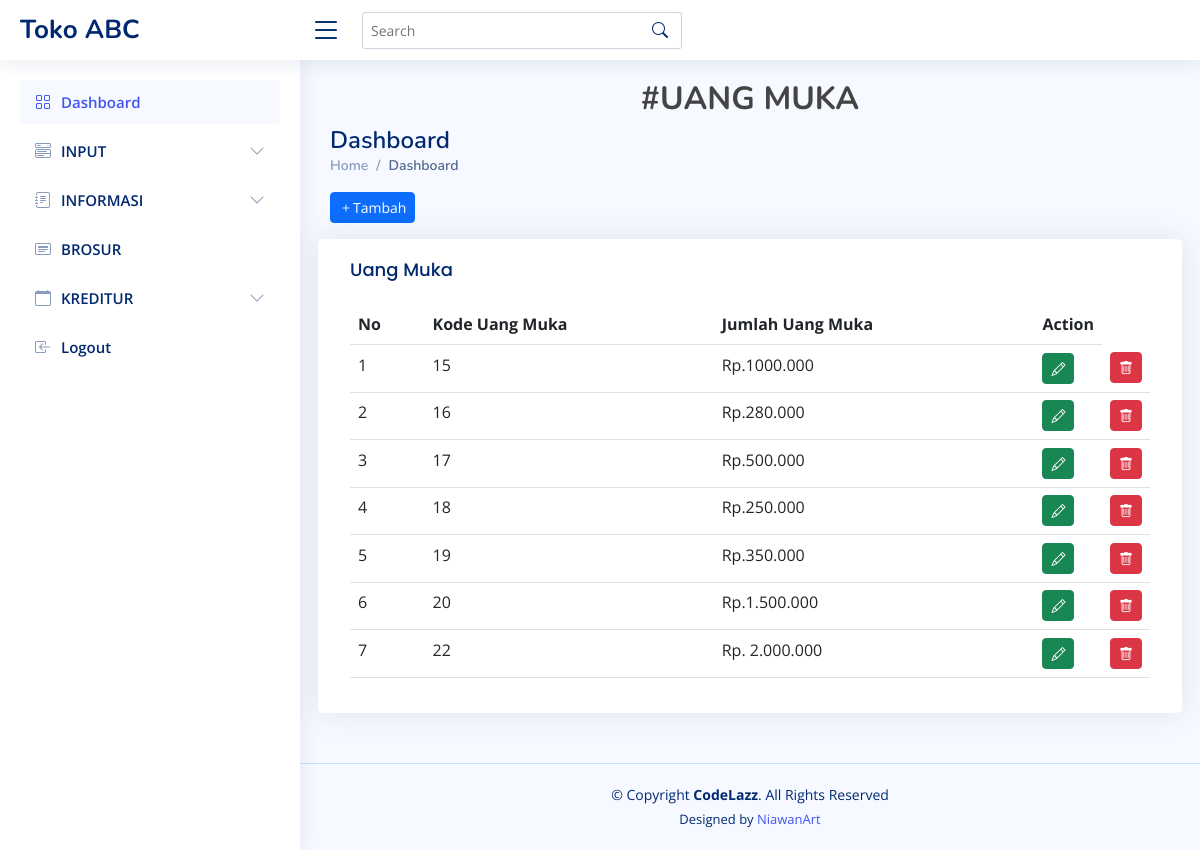
Page /index.php/uang_muka on the committed database.
### tables this page shows
CREATE TABLE `tb_uang_muka` (
  `KUA` int(2) NOT NULL,
  `UM` varchar(20) NOT NULL
);

### application/controllers/Uang_muka.php (called while the page is built, shortened)
<?php
class uang_muka extends CI_Controller{
    function __construct() {
        $this->load->model('model_uang_muka');
    }
    function index(){
        $data['record'] = $this->model_uang_muka->tampilkan_data();
        $this->load->view('uang_muka/lihat_data',$data);
    }
    }

### index.php (called while the page is built, shortened)
<?php
require_once BASEPATH.'core/CodeIgniter.php';

### application/models/Model_uang_muka.php (called while the page is built, shortened)
<?php
class model_uang_muka extends CI_Model{
function tampilkan_data(){
    return $this->db->get('tb_uang_muka');
}
}

### application/views/uang_muka/lihat_data.php (the view, shortened to what this page needs)
 <!DOCTYPE html>
<html lang="en">
<head>
  <link href="<?=base_url() ?>assets/vendor/bootstrap/css/bootstrap.min.css" rel="stylesheet">
  <link href="<?=base_url() ?>assets/vendor/bootstrap-icons/bootstrap-icons.css" rel="stylesheet">
  <link href="<?=base_url() ?>assets/vendor/boxicons/css/boxicons.min.css" rel="stylesheet">
  <link href="<?=base_url() ?>assets/vendor/quill/quill.snow.css" rel="stylesheet">
  <link href="<?=base_url() ?>assets/vendor/quill/quill.bubble.css" rel="stylesheet">
  <link href="<?=base_url() ?>assets/vendor/remixicon/remixicon.css" rel="stylesheet">
  <link href="<?=base_url() ?>assets/vendor/simple-datatables/style.css" rel="stylesheet">
  <link href="<?=base_url() ?>assets/css/style.css" rel="stylesheet">
</head>
<body>
  <header id="header" class="header fixed-top d-flex align-items-center">
    <div class="d-flex align-items-center justify-content-between">
      <a href="index.html" class="logo d-flex align-items-center">
        <span class="d-none d-lg-block">Toko ABC</span>
      </a>
      <i class="bi bi-list toggle-sidebar-btn"></i>
    </div>
    <div class="search-bar">
      <form class="search-form d-flex align-items-center" method="POST" action="#">
        <input type="text" name="query" placeholder="Search" title="Enter search keyword">
        <button type="submit" title="Search"><i class="bi bi-search"></i></button>
      </form>
    </div>
  </header>
  <aside id="sidebar" class="sidebar">
<ul class="sidebar-nav" id="sidebar-nav">
  <li class="nav-item">
    <a class="nav-link " href="<?= base_url() ?>">
      <i class="bi bi-grid"></i>
      <span>Dashboard</span>
    </a>
  </li>
  <li class="nav-item">
    <a class="nav-link collapsed" data-bs-target="#components-nav" data-bs-toggle="collapse" href="#">
      <i class="bi bi-menu-button-wide"></i><span>INPUT</span><i class="bi bi-chevron-down ms-auto"></i>
    </a>
  </li>
  <li class="nav-item">
        <a class="nav-link collapsed" data-bs-target="#forms-nav" data-bs-toggle="collapse" href="#">
          <i class="bi bi-journal-text"></i><span>INFORMASI</span><i class="bi bi-chevron-down ms-auto"></i>
        </a>
      </li>
     <li class="nav-item">
        <a class="nav-link collapsed" href="<?php echo site_url('elektronik/brosur') ?>">
          <i class="bi bi-card-heading"></i>
          <span>BROSUR</span>
        </a>
      </li>
      <li class="nav-item">
        <a class="nav-link collapsed" data-bs-target="#icons-nav" data-bs-toggle="collapse" href="#">
          <i class="bi bi-calendar"></i><span>KREDITUR</span><i class="bi bi-chevron-down ms-auto"></i>
        </a>
      <li class="nav-item">
        <a class="nav-link collapsed" href="<?php echo site_url('auth/logout') ?>">
          <i class="bi bi-box-arrow-in-left"></i>
          <span>Logout</span>
        </a>
      </li>
  </aside>
  <main id="main" class="main">
    <div class="pagetitle">
      <h2 class="text-center fw-bold">#UANG MUKA</h2>
      <h1>Dashboard</h1>
      <nav>
        <ol class="breadcrumb">
          <li class="breadcrumb-item"><a href="<?php echo base_url() ?>">Home</a></li>
          <li class="breadcrumb-item active">Dashboard</li>
        </ol>
      </nav>
    </div>
    <?php echo anchor ('uang_muka/tambah','Tambah',array('class' => ' btn btn-primary mb-3 bi bi-plus btn-sm'));?>
    <section class="section dashboard">
      <div class="row">
        <div class="col-lg-12">
          <div class="row">
            <div class="card">
            <div class="card-body">
              <h5 class="card-title">Uang Muka</h5>
              <table class="table">
                <thead>
                  <tr>
                    <th scope="col">No</th>
                    <th scope="col">Kode Uang Muka</th>
                    <th scope="col">Jumlah Uang Muka</th>
                    <th scope="col"class="text-center">Action</th>
                  </tr>
                </thead>
                <tbody>
                <?php
        $no=1;
        foreach ($record->result() as $r){
            echo "<tr>
            <td>$no</td>
            <td>$r->KUA</td>
            <td scope=row>$r->UM</td>
            <td width='2'>".anchor('uang_muka/edit/'.$r->KUA ,'<i class="bi bi-pencil"></i>',array('class' => 'btn btn-success btn-sm'))."</td>
            <td width='20'>".anchor('uang_muka/delete/'.$r->KUA,'<i class="bi bi-trash"></i>',array('class' => 'btn btn-danger btn-sm'))."</td>
            <tr>";
            $no++;
        }?>
                </tbody>
              </table>
            </div>
          </div>
        </div>
      </div>
    </section>
  </main>
  <footer id="footer" class="footer">
    <div class="copyright">
      &copy; Copyright <strong><span>CodeLazz</span></strong>. All Rights Reserved
    </div>
    <div class="credits">
      Designed by <a href="https://github.com/niawanart">NiawanArt</a>
    </div>
  </footer>
</body>
</html>

### assets/css/style.css (style rules this page uses)
:root { scroll-behavior: smooth; }
body { font-family: "Open Sans", sans-serif; background: #f6f9ff; color: #444444; }
a { color: #4154f1; text-decoration: none; }
h1, h2, h3, h4, h5, h6 { font-family: "Nunito", sans-serif; }
#main { margin-top: 60px; padding: 20px 30px; transition: all 0.3s; }
.pagetitle { margin-bottom: 10px; }
.pagetitle h1 { font-size: 24px; margin-bottom: 0; font-weight: 600; color: #012970; }
.card { margin-bottom: 30px; border: none; border-radius: 5px; box-shadow: 0px 0 30px rgba(1, 41, 112, 0.1); }
.card-title { padding: 20px 0 15px 0; font-size: 18px; font-weight: 500; color: #012970; font-family: "Poppins", sans-serif; }
.card-body { padding: 0 20px 20px 20px; }
.breadcrumb { font-size: 14px; font-family: "Nunito", sans-serif; color: #899bbd; font-weight: 600; }
.breadcrumb a { color: #899bbd; transition: 0.3s; }
.breadcrumb .breadcrumb-item::before { color: #899bbd; }
.breadcrumb .active { color: #51678f; font-weight: 600; }
.logo { line-height: 1; }
@media (min-width: 1200px) { .logo { width: 280px; } }
.logo span { font-size: 26px; font-weight: 700; color: #012970; font-family: "Nunito", sans-serif; }
.header { transition: all 0.5s; z-index: 997; height: 60px; box-shadow: 0px 2px 20px rgba(1, 41, 112, 0.1); background-color: #fff; padding-left: 20px; }
.header .toggle-sidebar-btn { font-size: 32px; padding-left: 10px; cursor: pointer; color: #012970; }
.header .search-bar { min-width: 360px; padding: 0 20px; }
.header .search-form { width: 100%; }
.header .search-form input { border: 0; font-size: 14px; color: #012970; border: 1px solid rgba(1, 41, 112, 0.2); padding: 7px 38px 7px 8px; border-radius: 3px; transition: 0.3s; width: 100%; }
.header .search-form button { border: 0; padding: 0; margin-left: -30px; background: none; }
.header .search-form button i { color: #012970; }
.sidebar { position: fixed; top: 60px; left: 0; bottom: 0; width: 300px; z-index: 996; transition: all 0.3s; padding: 20px; overflow-y: auto; scrollbar-width: thin; scrollbar-color: #aab7cf transparent; box-shadow: 0px 0px 20px rgba(1, 41, 112, 0.1); background-color: #fff; }
@media (min-width: 1200px) { #main, #footer { margin-left: 300px; } }
.sidebar-nav { padding: 0; margin: 0; list-style: none; }
.sidebar-nav li { padding: 0; margin: 0; list-style: none; }
.sidebar-nav .nav-item { margin-bottom: 5px; }
.sidebar-nav .nav-link { display: flex; align-items: center; font-size: 15px; font-weight: 600; color: #4154f1; transition: 0.3; background: #f6f9ff; padding: 10px 15px; border-radius: 4px; }
.sidebar-nav .nav-link i { font-size: 16px; margin-right: 10px; color: #4154f1; }
.sidebar-nav .nav-link.collapsed { color: #012970; background: #fff; }
.sidebar-nav .nav-link.collapsed i { color: #899bbd; }
.sidebar-nav .nav-link .bi-chevron-down { margin-right: 0; transition: transform 0.2s ease-in-out; }
.footer { padding: 20px 0; font-size: 14px; transition: all 0.3s; border-top: 1px solid #cddfff; }
.footer .copyright { text-align: center; color: #012970; }
.footer .credits { padding-top: 5px; text-align: center; font-size: 13px; color: #012970; }

### rows in the picture
tb_uang_muka: KUA "15", UM "Rp.1000.000"
tb_uang_muka: KUA "16", UM "Rp.280.000"
tb_uang_muka: KUA "17", UM "Rp.500.000"
tb_uang_muka: KUA "18", UM "Rp.250.000"
tb_uang_muka: KUA "19", UM "Rp.350.000"
tb_uang_muka: KUA "20", UM "Rp.1.500.000"
tb_uang_muka: KUA "22", UM "Rp. 2.000.000"
